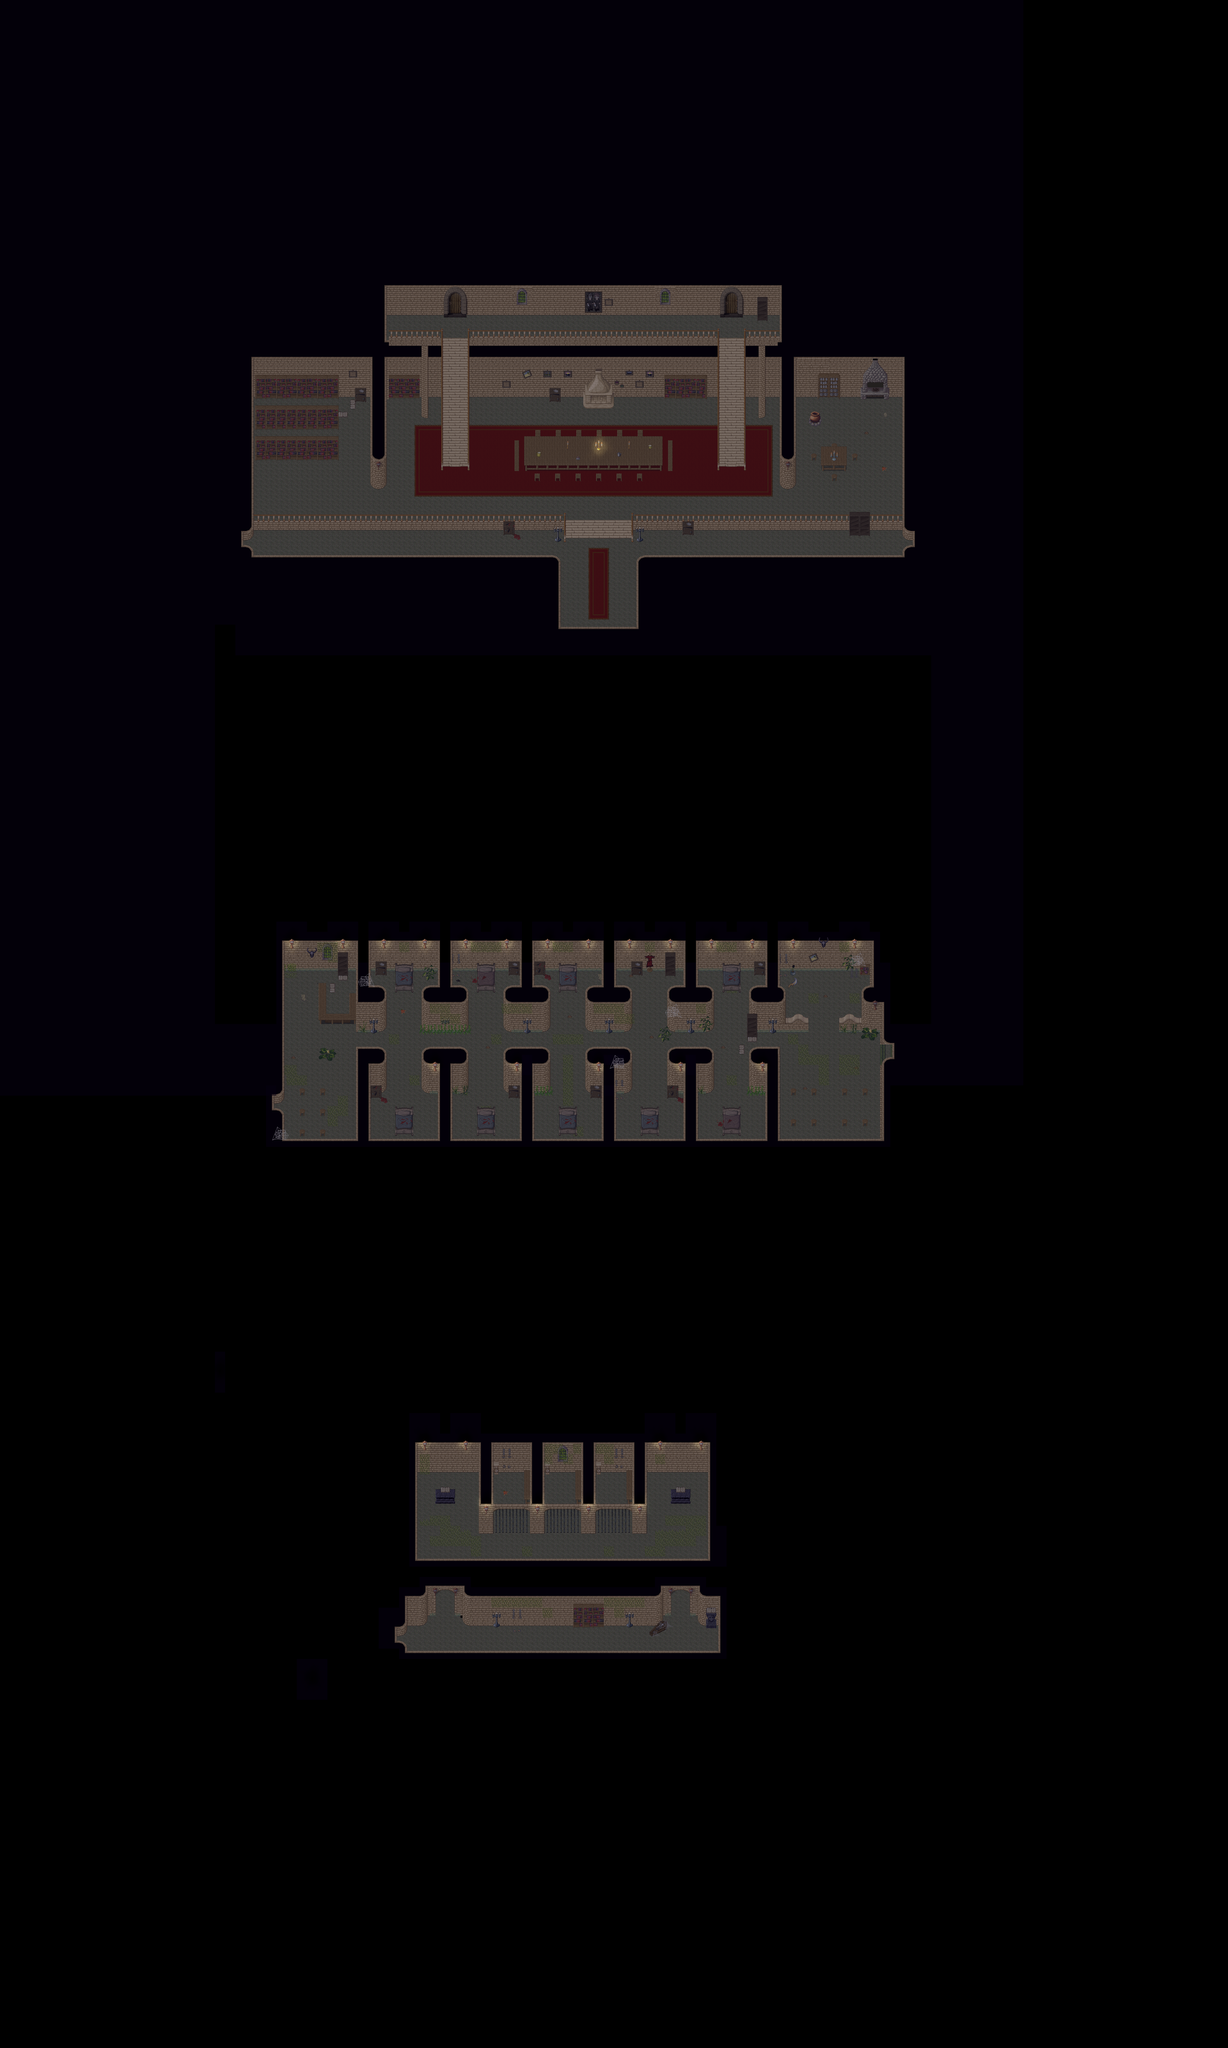

The image is a tile-based game level rendered from a .tmx file. Its description and source (layers, tilesets, objects; grid data summarised) follow:
An orthogonal 120x200 tile map with 32x32 px tiles, 7 tile layers (Ground, Ground 2, Ground 3, Fringe, ...), 2 hidden layers not drawn, 28 tilesets and 13 objects (6x warp, 5x spawn, 2x function).

<map version="1.8" tiledversion="1.8.0" orientation="orthogonal" renderorder="right-down" compressionlevel="0" width="120" height="200" tilewidth="32" tileheight="32" infinite="0" nextlayerid="20" nextobjectid="19">
 <properties>
  <property name="author" value="kytty" />
  <property name="background0image" value="graphics/images/spit23loginwallpaper_800x600.png" />
  <property name="license" value="CC BY-SA 3.0" />
  <property name="manaplus version" value="2" />
  <property name="minimap" value="graphics/minimaps/006-4-1.png" />
  <property name="music" value="Deep_Cave.ogg" />
  <property name="name" value="Abandoned Building" />
 </properties>
 <tileset firstgid="1" name="artis-indoor" tilewidth="32" tileheight="32" tilecount="256" columns="16">
  <image source="../graphics/tilesets/evol/artis-indoor.png" width="512" height="512" />
 </tileset>
 <tileset firstgid="257" name="artis-sewer-x3x3" tilewidth="32" tileheight="32" tilecount="36" columns="6">
  <image source="../graphics/tilesets/evol/artis-sewer-x3x3.png" width="192" height="192" />
 </tileset>
 <tileset firstgid="293" name="artis-indoor-cellar" tilewidth="32" tileheight="32" tilecount="128" columns="8">
  <image source="../graphics/tilesets/evol/artis-indoor-cellar.png" width="256" height="512" />
 </tileset>
 <tileset firstgid="421" name="level-number" tilewidth="32" tileheight="32" tilecount="16" columns="16">
  <image source="../graphics/tilesets/level-number.png" width="512" height="32" />
 </tileset>
 <tileset firstgid="437" name="artis-sewer" tilewidth="32" tileheight="32" tilecount="256" columns="16">
  <image source="../graphics/tilesets/evol/artis-sewer.png" width="512" height="512" />
 </tileset>
 <tileset firstgid="693" source="../graphics/tilesets/evol/dark-tileset-accessory.tsx" />
 <tileset firstgid="753" name="artis-lamps" tilewidth="32" tileheight="32" tilecount="9" columns="3">
  <image source="../graphics/tilesets/evol/artis-lamps.png" width="96" height="96" />
 </tileset>
 <tileset firstgid="762" source="../graphics/tilesets/evol/light-flickering-x1x4.tsx" />
 <tileset firstgid="822" name="candle-x1x2" tilewidth="32" tileheight="32" tilecount="24" columns="3">
  <image source="../graphics/tilesets/evol/candle-x1x2.png" width="96" height="256" />
 </tileset>
 <tileset firstgid="846" name="dark-tileset-accessory-x1x3" tilewidth="32" tileheight="32" tilecount="48" columns="8">
  <image source="../graphics/tilesets/evol/dark-tileset-accessory-x1x3.png" width="256" height="192" />
 </tileset>
 <tileset firstgid="894" name="hurns-indoor" tilewidth="32" tileheight="32" tilecount="256" columns="16">
  <image source="../graphics/tilesets/evol/hurns-indoor.png" width="512" height="512" />
 </tileset>
 <tileset firstgid="1150" name="collision" tilewidth="32" tileheight="32" tilecount="9" columns="3">
  <image source="../graphics/tilesets/collision.png" width="96" height="96" />
 </tileset>
 <tileset firstgid="1159" name="hurns-cave-accessory-x1x4" tilewidth="32" tileheight="32" tilecount="24" columns="6">
  <image source="../graphics/tilesets/evol/hurns-cave-accessory-x1x4.png" width="192" height="128" />
 </tileset>
 <tileset firstgid="1183" source="../graphics/tilesets/evol/dark-tileset-accessory-x1x2.tsx" />
 <tileset firstgid="1247" name="artis-lamps" tilewidth="32" tileheight="32" tilecount="9" columns="3">
  <image source="../graphics/tilesets/evol/artis-lamps.png" width="96" height="96" />
 </tileset>
 <tileset firstgid="1256" name="hurns-ground" tilewidth="32" tileheight="32" tilecount="256" columns="16">
  <image source="../graphics/tilesets/evol/hurns-ground.png" width="512" height="512" />
 </tileset>
 <tileset firstgid="1512" name="swamp-accessory-x1x2" tilewidth="32" tileheight="32" tilecount="128" columns="16">
  <image source="../graphics/tilesets/evol/swamp-accessory-x1x2.png" width="512" height="256" />
 </tileset>
 <tileset firstgid="1640" name="artis-dock" tilewidth="32" tileheight="32" tilecount="128" columns="16">
  <image source="../graphics/tilesets/evol/artis-dock.png" width="512" height="256" />
 </tileset>
 <tileset firstgid="1768" name="hurns-accessory-x1x2" tilewidth="32" tileheight="32" tilecount="128" columns="16">
  <image source="../graphics/tilesets/evol/hurns-accessory-x1x2.png" width="512" height="256" />
 </tileset>
 <tileset firstgid="1896" name="artis-blockwall" tilewidth="32" tileheight="32" tilecount="256" columns="16">
  <image source="../graphics/tilesets/evol/artis-blockwall.png" width="512" height="512" />
 </tileset>
 <tileset firstgid="2152" name="artis-pillar-x1x2" tilewidth="32" tileheight="32" tilecount="64" columns="8">
  <image source="../graphics/tilesets/evol/artis-pillar-x1x2.png" width="256" height="256" />
 </tileset>
 <tileset firstgid="2216" name="abandonned-stuff2.0" tilewidth="32" tileheight="32" tilecount="128" columns="16">
  <image source="../graphics/tilesets/abandonned-stuff2.0.png" width="512" height="256" />
 </tileset>
 <tileset firstgid="2344" name="artis-indoor-cellar" tilewidth="32" tileheight="32" tilecount="128" columns="8">
  <image source="../graphics/tilesets/evol/artis-indoor-cellar.png" width="256" height="512" />
 </tileset>
 <tileset firstgid="2472" name="ground" tilewidth="32" tileheight="32" tilecount="256" columns="16">
  <image source="../graphics/tilesets/evol/ground.png" width="512" height="512" />
 </tileset>
 <tileset firstgid="2728" name="hurns-indoor-accessory" tilewidth="32" tileheight="32" tilecount="128" columns="8">
  <image source="../graphics/tilesets/evol/hurns-indoor-accessory.png" width="256" height="512" />
 </tileset>
 <tileset firstgid="2856" name="fire" tilewidth="32" tileheight="32" tilecount="28" columns="14">
  <image source="../graphics/tilesets/evol/fire.png" width="448" height="64" />
 </tileset>
 <tileset firstgid="2884" name="treebr_door_x3" tilewidth="32" tileheight="32" tilecount="27" columns="9">
  <image source="../graphics/tilesets/treebr_door_x3.png" width="288" height="96" />
 </tileset>
 <tileset firstgid="2911" name="blockWalls" tilewidth="32" tileheight="32" tilecount="256" columns="16">
  <image source="../graphics/tilesets/blockWalls.png" width="512" height="512" />
 </tileset>
 <layer id="11" name="Ground" width="120" height="200">
  <data>[24000 cells, 24000 non-empty, 22 distinct tile ids]</data>
 </layer>
 <layer id="12" name="Ground 2" width="120" height="200">
  <data>[24000 cells, 1231 non-empty, 82 distinct tile ids]</data>
 </layer>
 <layer id="13" name="Ground 3" width="120" height="200">
  <data>[24000 cells, 691 non-empty, 177 distinct tile ids]</data>
 </layer>
 <layer id="14" name="Fringe" width="120" height="200">
  <data>[24000 cells, 172 non-empty, 33 distinct tile ids]</data>
 </layer>
 <layer id="15" name="Over" width="120" height="200">
  <data>[24000 cells, 1375 non-empty, 56 distinct tile ids]</data>
 </layer>
 <layer id="16" name="Over 2" width="120" height="200">
  <data>[24000 cells, 8129 non-empty, 37 distinct tile ids]</data>
 </layer>
 <layer id="17" name="Over 3" width="120" height="200">
  <data>[24000 cells, 1703 non-empty, 10 distinct tile ids]</data>
 </layer>
 <layer id="18" name="Heights" width="120" height="200" visible="0">
  <data>[24000 cells, 26 non-empty, 1 distinct tile ids]</data>
 </layer>
 <layer id="19" name="Collision" width="120" height="200" visible="0">
  <data>[24000 cells, 21981 non-empty, 3 distinct tile ids]</data>
 </layer>
 <objectgroup id="10" name="Objects" visible="0">
  <object id="1" name="To main" type="warp" x="864" y="3424" width="32" height="64">
   <properties>
    <property name="dest_map" value="self" />
    <property name="dest_x" value="87" />
    <property name="dest_y" value="53" />
   </properties>
  </object>
  </objectgroup>
</map>
<!-- 12 of 13 objects omitted -->
